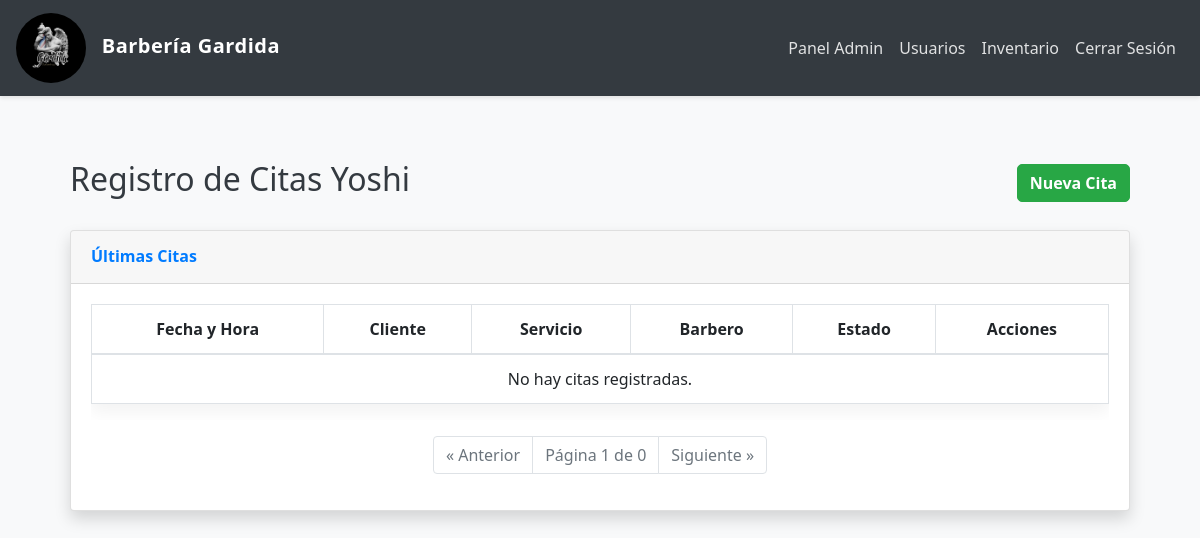
/admin/citas (signed in), run on an earlier commit of the app's database.
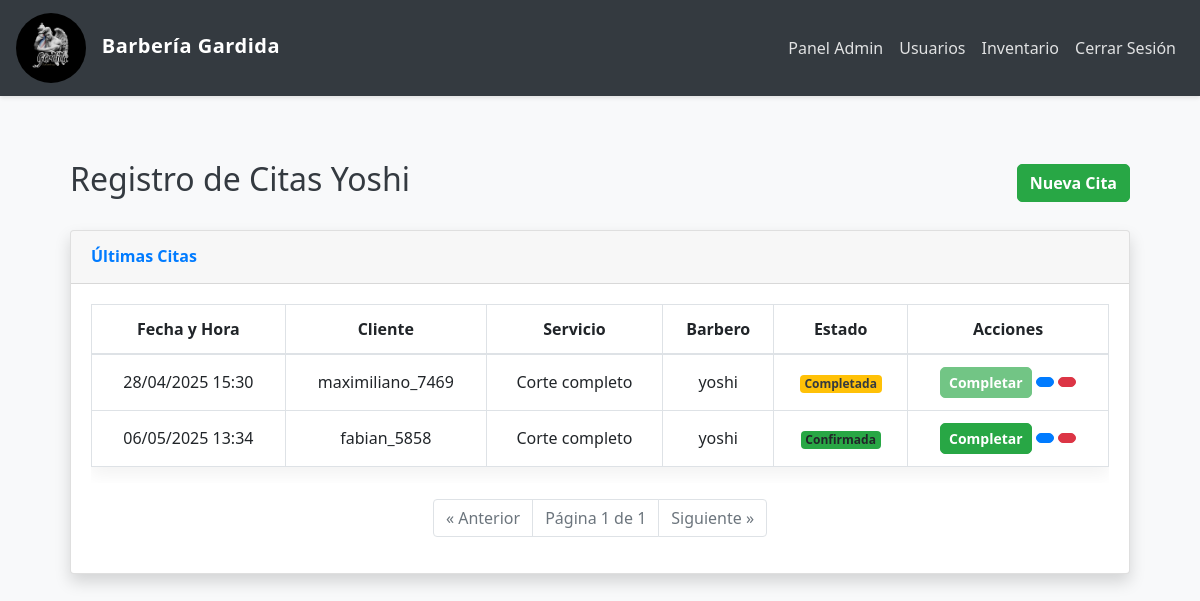
And on a later commit of the database.
### app/models.py (models this page shows, shortened)
class Cita(db.Model):
    __tablename__ = 'citas'
    id = db.Column(db.Integer, primary_key=True)
    barbero_id = db.Column(db.Integer, db.ForeignKey('barbero.id'), nullable=False)
    cliente_id = db.Column(db.Integer, db.ForeignKey('user.id'), nullable=True)  # Permite NULL para cliente general
    servicio_id = db.Column(db.Integer, db.ForeignKey('servicio.id'), nullable=False)
    admin_id = db.Column(db.Integer, db.ForeignKey('user.id'), nullable=True)  # Cambiado a user.id en lugar de admin.id
    fecha_hora = db.Column(db.DateTime, nullable=False)
    estado = db.Column(db.String(50), default='pendiente')
    notas = db.Column(db.Text)
    fecha_creacion = db.Column(db.DateTime, default=datetime.utcnow)
    barbero = db.relationship('Barbero', back_populates='citas')
    cliente = db.relationship('User', foreign_keys=[cliente_id], back_populates='citas_como_cliente')
    servicio = db.relationship('Servicio', back_populates='citas')
    administrador = db.relationship('User', foreign_keys=[admin_id])  # Relación con User en lugar de Admin

class User(UserMixin, db.Model):
    __tablename__ = 'user'
    id = db.Column(db.Integer, primary_key=True)
    username = db.Column(db.String(150), unique=True, nullable=False)
    email = db.Column(db.String(150), unique=True, nullable=False)
    nombre = db.Column(db.String(64))
    apellido = db.Column(db.String(64))
    password = db.Column(db.String(150), nullable=False)
    role = db.Column(db.String(50), nullable=False, default='cliente')
    fecha_registro = db.Column(db.DateTime, default=datetime.utcnow)
    activo = db.Column(db.Boolean, default=True)
    is_guest = db.Column(db.Boolean, default=False)
    phone = db.Column(db.String(20))
    citas_como_cliente = db.relationship('Cita',
                                      foreign_keys='Cita.cliente_id',
                                      back_populates='cliente',
                                      lazy='dynamic')
    citas_como_administrador = db.relationship('Cita',
                                            foreign_keys='Cita.admin_id',
                                            back_populates='administrador',
                                            lazy='dynamic')
    admin_profile = db.relationship('Admin',
                                 back_populates='user',
                                 uselist=False,
                                 cascade='all, delete-orphan')
    barbero_profile = db.relationship('Barbero',
                                   back_populates='user',
                                   uselist=False,
                                   cascade='all, delete-orphan')
    @property
    def is_admin(self):
        return self.role == 'admin'
    @property
    def is_barbero(self):
        return self.role == 'barbero'
    @property
    def is_cliente(self):
        return self.role == 'cliente'

class Servicio(db.Model):
    id = db.Column(db.Integer, primary_key=True)
    nombre = db.Column(db.String(100), nullable=False)
    duracion = db.Column(db.Integer, nullable=False)  # en minutos
    precio = db.Column(db.Float, nullable=False)
    descripcion = db.Column(db.Text)
    activo = db.Column(db.Boolean, default=True, nullable=False)  # Campo nuevo
    citas = db.relationship('Cita', back_populates='servicio')

### app/routes.py (the view)
@main_routes.route('/admin/citas')
@login_required
@admin_required
def citas_admin():
    fecha = request.args.get('fecha')
    barbero_id = request.args.get('barbero')
    estado = request.args.get('estado')
    query = Cita.query
    if fecha:
        fecha_obj = datetime.strptime(fecha, '%Y-%m-%d').date()
        query = query.filter(db.func.date(Cita.fecha_hora) == fecha_obj)  # Usar db.func.date
    if barbero_id:
        query = query.filter(Cita.barbero_id == barbero_id)
    if estado:
        query = query.filter(Cita.estado == estado)
    page = request.args.get('page', 1, type=int)
    citas = query.order_by(Cita.fecha_hora).paginate(page=page, per_page=10)  # Ordenar por fecha_hora
    barberos = User.query.filter((User.role == 'barbero') | (User.role == 'admin')).all()
    return render_template('admin/citas_admin.html',
                         citas=citas,
                         barberos=barberos,
                         fecha_filtro=fecha,
                         barbero_filtro=barbero_id,
                         estado_filtro=estado,
                         modo='listar')

### app/__init__.py (called while the page is built)
def create_app():
    app = Flask(__name__)
    app.config.from_object(Config)  # Usa la configuración desde Config
    db.init_app(app)
    migrate.init_app(app, db)
    login_manager.init_app(app)
    Config.print_database_info()
    from app.routes import main_routes  # Importa blueprint de routes
    from app.auth import auth_routes  # Si tienes rutas de autenticación, importa el blueprint de auth
    app.register_blueprint(main_routes)  # Registra el blueprint de rutas
    app.register_blueprint(auth_routes)  # Registra el blueprint de autenticación
    @login_manager.user_loader
    def load_user(user_id):
        from app.models import User  # Evitar circularidad importando dentro de la función
        return User.query.get(int(user_id))
    return app

### app/routes.py (called while the page is built)
def role_required(*roles):
    def decorator(f):
        @wraps(f)
        def decorated_function(*args, **kwargs):
            if not current_user.is_authenticated or current_user.role not in roles:
                abort(403)
            return f(*args, **kwargs)
        return decorated_function
    return decorator

### app/templates/admin/citas_admin.html (shortened to what this page needs)
{% extends "shared/base.html" %}
{% block content %}
<div class="container">
    <div class="d-flex justify-content-between align-items-center mb-4">
        <h2>Registro de Citas Yoshi</h2>
        <a href="{{ url_for('main_routes.nueva_cita_admin') }}" class="btn btn-success">
             Nueva Cita
        </a>
    </div>
    <div class="card shadow mb-4">
        <div class="card-header py-3">
            <h6 class="m-0 font-weight-bold text-primary">Últimas Citas</h6>
        </div>
        <div class="card-body">
            <div class="table-responsive">
                <table class="table table-bordered" id="dataTable" width="100%" cellspacing="0">
                    <thead>
                        <tr>
                            <th>Fecha y Hora</th>
                            <th>Cliente</th>
                            <th>Servicio</th>
                            <th>Barbero</th>
                            <th>Estado</th>
                            <th>Acciones</th>
                        </tr>
                    </thead>
                    <tbody>
                        {% if citas.items %}
                            {% for cita in citas.items %}
                            <tr>
                                <td>{{ cita.fecha_hora.strftime('%d/%m/%Y %H:%M') }}</td>
                                <td>
                                    {% if cita.cliente %}
                                        {{ cita.cliente.username }}
                                    {% elif cita.cliente_id %}
                                        Cliente ID: {{ cita.cliente_id }}
                                    {% else %}
                                        Cliente general
                                    {% endif %}
                                </td>
                                <td>
                                    {% if cita.servicio %}
                                        {{ cita.servicio.nombre }}
                                    {% else %}
                                        {{ cita.servicio_id }} (ID)
                                    {% endif %}
                                </td>
                                <td>
                                    {% if cita.barbero %}
                                        {% if cita.barbero.user %}
                                            {{ cita.barbero.user.username }}
                                        {% elif cita.barbero.nombre %}
                                            {{ cita.barbero.nombre }}
                                        {% else %}
                                            {{ cita.barbero_id }} (Sin nombre)
                                        {% endif %}
                                    {% else %}
                                        No asignado
                                    {% endif %}
                                </td>
                                <td>
                                    <span class="badge
                                        {% if cita.estado == 'confirmada' %} bg-success
                                        {% elif cita.estado == 'cancelada' %} bg-danger
                                        {% else %} bg-warning text-dark
                                        {% endif %}">
                                        {{ cita.estado.capitalize() }}
                                    </span>
                                </td>
                                <td class="text-center">
                                    <form action="{{ url_for('main_routes.cambiar_estado_cita', id=cita.id) }}" method="POST" style="display:inline;">
                                        <button type="submit" class="btn btn-sm btn-success" {% if cita.estado == 'completada' %}disabled{% endif %}>
                                             Completar
                                        </button>
                                    </form>
                                    <a href="{{ url_for('main_routes.editar_cita_admin', id=cita.id) }}" class="btn btn-sm btn-primary" title="Editar">
                                    </a>
                                    <a href="{{ url_for('main_routes.eliminar_cita_admin', id=cita.id) }}" class="btn btn-sm btn-danger" onclick="return confirm('¿Estás seguro de eliminar esta cita?')" title="Eliminar">
                                    </a>
                                </td>
                            </tr>
                            {% endfor %}
                        {% else %}
                            <tr>
                                <td colspan="6" class="text-center">No hay citas registradas.</td>
                            </tr>
                        {% endif %}
                    </tbody>
                </table>
            </div>
            <nav aria-label="Navegación de páginas">
                <ul class="pagination justify-content-center mt-3">
                    {% if citas.has_prev %}
                    <li class="page-item">
                        <a class="page-link" href="{{ url_for('main_routes.citas_admin', page=citas.prev_num) }}" aria-label="Anterior">
                            <span aria-hidden="true">&laquo; Anterior</span>
                        </a>
                    </li>
                    {% else %}
                    <li class="page-item disabled">
                        <span class="page-link">&laquo; Anterior</span>
                    </li>
                    {% endif %}
                    <li class="page-item disabled">
                        <span class="page-link">Página {{ citas.page }} de {{ citas.pages }}</span>
                    </li>
                    {% if citas.has_next %}
                    <li class="page-item">
                        <a class="page-link" href="{{ url_for('main_routes.citas_admin', page=citas.next_num) }}" aria-label="Siguiente">
                            <span aria-hidden="true">Siguiente &raquo;</span>
                        </a>
                    </li>
                    {% else %}
                    <li class="page-item disabled">
                        <span class="page-link">Siguiente &raquo;</span>
                    </li>
                    {% endif %}
                </ul>
            </nav>
        </div>
    </div>
</div>
{% endblock %}

### app/templates/shared/base.html (shortened to what this page needs)
<!DOCTYPE html>
<html lang="es">
<head>
    <link href="https://stackpath.bootstrapcdn.com/bootstrap/4.5.2/css/bootstrap.min.css" rel="stylesheet">
    <link href="https://cdn.jsdelivr.net/npm/select2@4.1.0-rc.0/dist/css/select2.min.css" rel="stylesheet" />
    <link href="https://cdn.jsdelivr.net/npm/select2-bootstrap-5-theme@1.3.0/dist/select2-bootstrap-5-theme.min.css" rel="stylesheet" />
    <link rel="stylesheet" href="{{ url_for('static', filename='css/styles.css') }}">
</head>
<body>
    <nav class="navbar navbar-expand-lg navbar-dark bg-dark">
        <a class="navbar-brand" href="{{ url_for('main_routes.home') }}">
            <img src="{{ url_for('static', filename='gardida_logo.png') }}" alt="Gardida BarberShop" class="navbar-logo">
            Barbería Gardida
        </a>
        <div class="collapse navbar-collapse" id="navbarNav">
            <ul class="navbar-nav ml-auto">
                {% if current_user.is_authenticated %}
                    {% if current_user.is_admin %}
                        <li class="nav-item">
                            <a class="nav-link" href="{{ url_for('main_routes.admin_dashboard') }}">Panel Admin</a>
                        </li>
                        <li class="nav-item">
                            <a class="nav-link" href="{{ url_for('main_routes.gestion_usuarios') }}">Usuarios</a>
                        </li>
                        <li class="nav-item">
                            <a class="nav-link" href="{{ url_for('main_routes.inventario') }}">Inventario</a>
                        </li>
                    {% endif %}
                    <li class="nav-item">
                        <a class="nav-link" href="{{ url_for('auth.logout') }}">Cerrar Sesión</a>
                    </li>
                {% endif %}
            </ul>
        </div>
    </nav>
    <div class="container mt-4">
        {% block content %}{% endblock %}
    </div>
</body>
</html>

### app/static/css/styles.css (style rules this page uses)
body { background-color: #f8f9fa; color: #343a40; font-family: 'Segoe UI', Tahoma, Geneva, Verdana, sans-serif; }
.navbar-brand img.navbar-logo { border-radius: 50%; width: 70px; height: 70px; }
.navbar { background-color: #343a40 !important; box-shadow: 0 2px 4px rgba(0,0,0,0.1); }
.navbar-dark .navbar-nav .nav-link { color: rgba(255, 255, 255, 0.85) !important; }
.table { background-color: #fff; color: #212529 !important; box-shadow: 0 0.5rem 1rem rgba(0, 0, 0, 0.05); }
.table th, .table td { border-color: #dee2e6; color: #212529 !important; text-align: center; vertical-align: middle; }
.container { background: transparent; padding: 20px; border-radius: 8px; }
.btn { border-radius: 5px; font-weight: bold; transition: all 0.2s; }
.btn-primary { background-color: #007bff; border-color: #007bff; }

### app/templates/shared/base.html (style rules this page uses)
body { background-color: #f8f9fa; color: #343a40; font-family: 'Segoe UI', Tahoma, Geneva, Verdana, sans-serif; }
.navbar { box-shadow: 0 2px 4px rgba(0,0,0,0.1); }
.navbar-brand { font-weight: 600; letter-spacing: 0.5px; }
.navbar-logo { height: 30px; margin-right: 10px; }
.container { padding-top: 20px; padding-bottom: 40px; }

What changed in the data, as far as the page shows it:
added Cita: fecha_hora "28/04/2025 15:30", cliente.username "maximiliano_7469", servicio.nombre "Corte completo", barbero.user.username "yoshi", estado "Completada"
added Cita: fecha_hora "06/05/2025 13:34", cliente.username "fabian_5858", servicio.nombre "Corte completo", barbero.user.username "yoshi", estado "Confirmada"
Also different on the page:
{{ citas.pages }}: "0" → "1"
text no longer shown: "No hay citas registradas."
